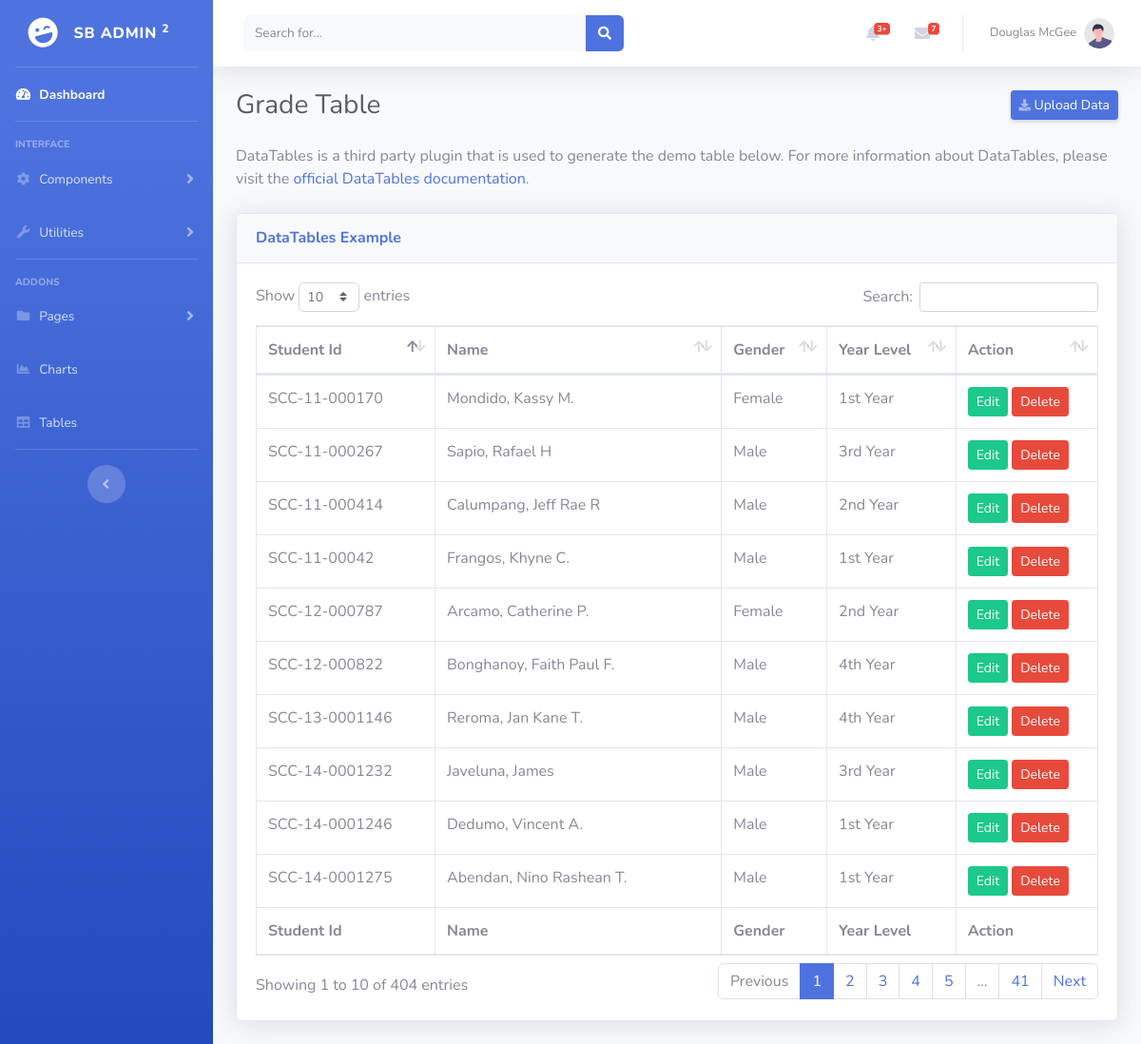
The page /admin/student-table.php on the database its author committed.
### tables this page shows
CREATE TABLE `tbl_students` (
  `s_id` varchar(20) NOT NULL,
  `s_name` varchar(60) NOT NULL,
  `s_bdate` varchar(15) NOT NULL,
  `s_gender` varchar(10) NOT NULL,
  `s_address` longtext NOT NULL,
  `s_status` varchar(20) NOT NULL,
  `s_pass` varchar(200) NOT NULL,
  `s_email` varchar(50) NOT NULL,
  `yr_id` int(10) NOT NULL
);

CREATE TABLE `tbl_yr` (
  `yr_id` int(10) NOT NULL,
  `yr_desc` varchar(10) NOT NULL
);

### admin/student-table.php (the view, shortened to what this page needs)
<?php
include_once '../templates/header.php';
?>
                <div class="container-fluid">
                <div class="d-sm-flex align-items-center justify-content-between mb-4">
                        <h1 class="h3 mb-0 text-gray-800">Grade Table</h1>
                        <a href="../upload/upload.student.php" class="d-none d-sm-inline-block btn btn-sm btn-primary shadow-sm"><i
                                class="fas fa-download fa-sm text-white-50"></i> Upload Data</a>
                    </div>
                    <p class="mb-4">DataTables is a third party plugin that is used to generate the demo table below.
                        For more information about DataTables, please visit the <a target="_blank"
                            href="https://datatables.net">official DataTables documentation</a>.</p>
                    <div class="card shadow mb-4">
                        <div class="card-header py-3">
                            <h6 class="m-0 font-weight-bold text-primary">DataTables Example</h6>
                        </div>
                        <div class="card-body">
                            <div class="table-responsive">
                                <table class="table table-bordered" id="dataTable" width="100%" cellspacing="0">
                                    <thead>
                                        <tr>
                                        <th>Student Id</th>
                                        <th>Name</th>
                                        <th>Gender</th>
                                        <th>Year Level</th>
                                        <th>Action</th>
                                        </tr>
                                    </thead>
                                    <tfoot>
                                        <tr>
                                        <th>Student Id</th>
                                        <th>Name</th>
                                        <th>Gender</th>
                                        <th>Year Level</th>
                                        <th>Action</th>
                                        </tr>
                                    </tfoot>
                                    <tbody>
                                    <?php
                                        $database = new Connection();
                                        $db = $database->open();
                                        try{
                                            $sql = 'SELECT * FROM tbl_students
                                                    INNER JOIN tbl_yr
                                                    ON tbl_students.yr_id = tbl_yr.yr_id';
                                            foreach ($db->query($sql) as $row) {
                                                ?>
                                                <tr>
                                                    <td><?php echo $row["s_id"]?></td>
                                                    <td><?php echo $row["s_name"]?></td>
                                                    <td><?php echo $row["s_gender"]?></td>
                                                    <td><?php echo $row["yr_desc"]?></td>
                                                    <td>
                                                        <a href="#edit_<?php echo $row['s_id']; ?>" class="btn btn-success btn-sm" data-toggle="modal"><span class="glyphicon glyphicon-edit"></span> Edit</a>
                                                        <a href="#delete_<?php echo $row['s_id']; ?>" class="btn btn-danger btn-sm" data-toggle="modal"><span class="glyphicon glyphicon-trash"></span> Delete</a>
                                                    </td>
                                                </tr>
                                                <?php
                                            }
                                        }
                                        catch(PDOException $e){
                                            echo "There is some problem in connection: " . $e->getMessage();
                                        }
                                    ?>
                                    </tbody>
                                </table>
                            </div>
                        </div>
                    </div>
                </div>
<?php
include_once '../templates/footer.php';
?>

### rows shown on the page
tbl_students: s_id "SCC-11-000170", s_name "Mondido, Kassy M.", s_gender "Female", yr.yr_desc "1st Year"
tbl_students: s_id "SCC-11-000267", s_name "Sapio, Rafael H", s_gender "Male", yr.yr_desc "3rd Year"
tbl_students: s_id "SCC-11-000414", s_name "Calumpang, Jeff Rae R", s_gender "Male", yr.yr_desc "2nd Year"
tbl_students: s_id "SCC-11-00042", s_name "Frangos, Khyne C.", s_gender "Male", yr.yr_desc "1st Year"
tbl_students: s_id "SCC-12-000787", s_name "Arcamo, Catherine P.", s_gender "Female", yr.yr_desc "2nd Year"
tbl_students: s_id "SCC-12-000822", s_name "Bonghanoy, Faith Paul F.", s_gender "Male", yr.yr_desc "4th Year"
tbl_students: s_id "SCC-13-0001146", s_name "Reroma, Jan Kane T.", s_gender "Male", yr.yr_desc "4th Year"
tbl_students: s_id "SCC-14-0001232", s_name "Javeluna, James", s_gender "Male", yr.yr_desc "3rd Year"
tbl_students: s_id "SCC-14-0001246", s_name "Dedumo, Vincent A.", s_gender "Male", yr.yr_desc "1st Year"
tbl_students: s_id "SCC-14-0001275", s_name "Abendan, Nino Rashean T.", s_gender "Male", yr.yr_desc "1st Year"
